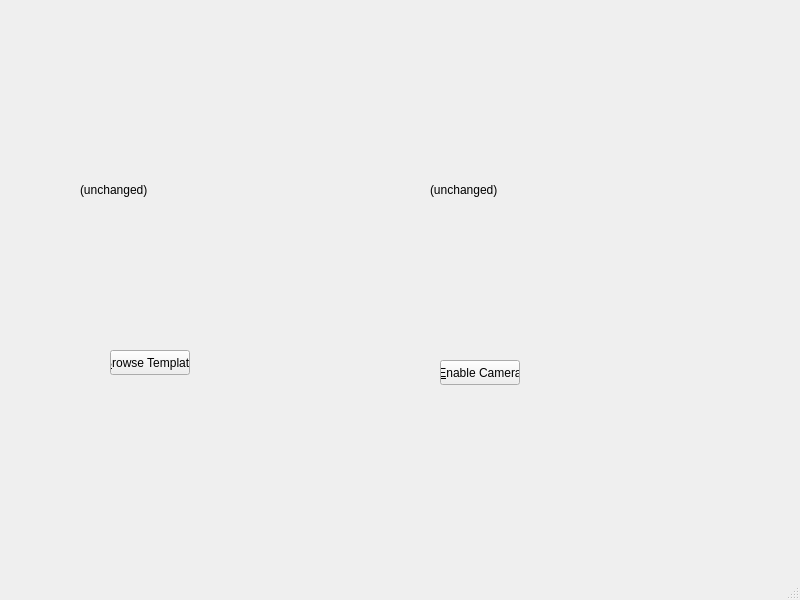
<?xml version="1.0" encoding="UTF-8"?>
<ui version="4.0">
 <class>MainWindow</class>
 <widget class="QMainWindow" name="MainWindow">
  <property name="geometry">
   <rect>
    <x>0</x>
    <y>0</y>
    <width>800</width>
    <height>600</height>
   </rect>
  </property>
  <property name="windowTitle">
   <string>SIFT Demo</string>
  </property>
  <widget class="QWidget" name="centralwidget">
   <widget class="QPushButton" name="browse_button">
    <property name="geometry">
     <rect>
      <x>110</x>
      <y>350</y>
      <width>80</width>
      <height>25</height>
     </rect>
    </property>
    <property name="text">
     <string>&amp;Browse Template</string>
    </property>
   </widget>
   <widget class="QPushButton" name="toggle_cam_button">
    <property name="geometry">
     <rect>
      <x>440</x>
      <y>360</y>
      <width>80</width>
      <height>25</height>
     </rect>
    </property>
    <property name="text">
     <string>&amp;Enable Camera</string>
    </property>
   </widget>
   <widget class="QLabel" name="template_label">
    <property name="geometry">
     <rect>
      <x>80</x>
      <y>70</y>
      <width>320</width>
      <height>240</height>
     </rect>
    </property>
    <property name="text">
     <string>(unchanged)</string>
    </property>
   </widget>
   <widget class="QLabel" name="live_image_label">
    <property name="geometry">
     <rect>
      <x>430</x>
      <y>70</y>
      <width>320</width>
      <height>240</height>
     </rect>
    </property>
    <property name="text">
     <string>(unchanged)</string>
    </property>
   </widget>
  </widget>
  <widget class="QMenuBar" name="menubar">
   <property name="geometry">
    <rect>
     <x>0</x>
     <y>0</y>
     <width>800</width>
     <height>22</height>
    </rect>
   </property>
  </widget>
  <widget class="QStatusBar" name="statusbar"/>
 </widget>
 <resources/>
 <connections/>
</ui>
